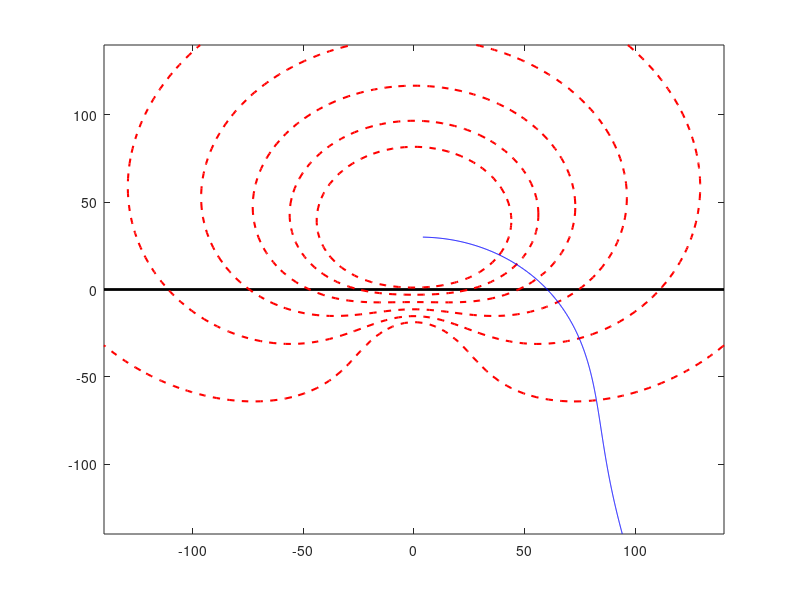

Write MATLAB code to recreate this figure. (Note: this script raises an error after producing the figure.)
%无限长线电荷位于介质中的电场
%假设无限长线电荷位于介质1中,介质1的介电常数为er1=3,介质2的介电常数为er2=8,线电荷线密度为lambda_1=1.6x10^(-19)C/m,
%试求无限长线电荷对在介质中的镜像线电荷的电场强度分布。
clear
clc
r0 = 14; %计算区域
h = 30; %线电荷距原点距离
e0 = 8.85e-12; %真空介电常数
er1 = 3; %介质相对介电常数
er2 = 8; %介质相对介电常数
lambda_1 = 1.6e-19; %线电荷线密度

n = e0*er1 + e0*er2; 
lambda_2 = ((e0*er1 - e0*er2)/n)*lambda_1; %计算介质1的场时，在介质2中的镜像线电荷线密度
lambda_3 = (2*e0*er2/n)*lambda_1; %计算介质2的场时，在介质1中的镜像线电荷线密度
%下半部分的等效单位线电荷
r = 140; %最大电势点的半径
rf = 1000;%设定电势0点
u0 = lambda_1 * log(rf/r) / (2 * pi * e0 * 6); % 算出最小的电势
u = linspace(1, 2, 6) * u0; % 求出各条等势线的电势大小

Np = 100; % 将 X 坐标分成 100 等份
x = linspace(-r, r, Np); % 在直角坐标中形成网格坐标
[X, Y] = meshgrid(x);
U = zeros(Np); % 初始化 U

r1 = sqrt(X.^2 + (Y - h).^2);
r2 = sqrt(X.^2 + (Y + h).^2);
r3 = sqrt(X.^2 + (Y - h).^2);

m1 = 2 * pi * e0 * er1; % 介质 1 中 2 * pi * 介电常数
m2 = 2 * pi * e0 * er2; % 介质 1 中 2 * pi * 介电常数

% 步骤二：电位和电场计算，空间充满介质1时
for i=1:Np      % 给电势赋值
    for j=1:Np
        U(i,j) = lambda_1 * log(rf/r1(i,j))/m1 + lambda_2 * log(rf/r2(i,j))/m1;
    end
end

division = plot([-r, r], [0, 0], 'k', 'LineWidth', 2); % 介质分界面
hold on;
contour(X, Y, U, u, 'r--','linewidth',1.5); % 绘制等势线
hold on;
[Ex, Ey] = gradient(-U); % 计算电场分量

% 步骤三：绘制电力线
Ne = 21; % 电力线条数
t = linspace(0, 2*pi, Ne); % 确定电场线角度步进
rd = 4; % 电场线起点半径
start_x1 = rd * cos(t); % 电场线起点 x 坐标
start_y1 = h + rd * sin(t); % 电场线起点 y
for i = 1:Ne
    he = streamline(X, Y, Ex, Ey, start_x1(i), start_y1(i)); % 计算电场线
    hold on
    arrowPlot(he.XData, he.YData, 'number', 1, 'color', 'b', 'LineWidth', 2); % 绘制带箭头电场线
    hold on
end

% 步骤四：绘制线电荷位置
axis equal
hold on
line_charge1 = plot(0, h, 'k+', 'MarkerSize', 8, 'LineWidth', 2);
line_charge2 = plot(0, -h, 'k_', 'MarkerSize', 8, 'LineWidth', 2);
title('无限长线电荷在两种介质分界面处的电势分布及电力线');
legend([line_charge1, line_charge2], {'+λ at (0,h)', '-λ at (0,-h)'}, 'Location', 'best');
